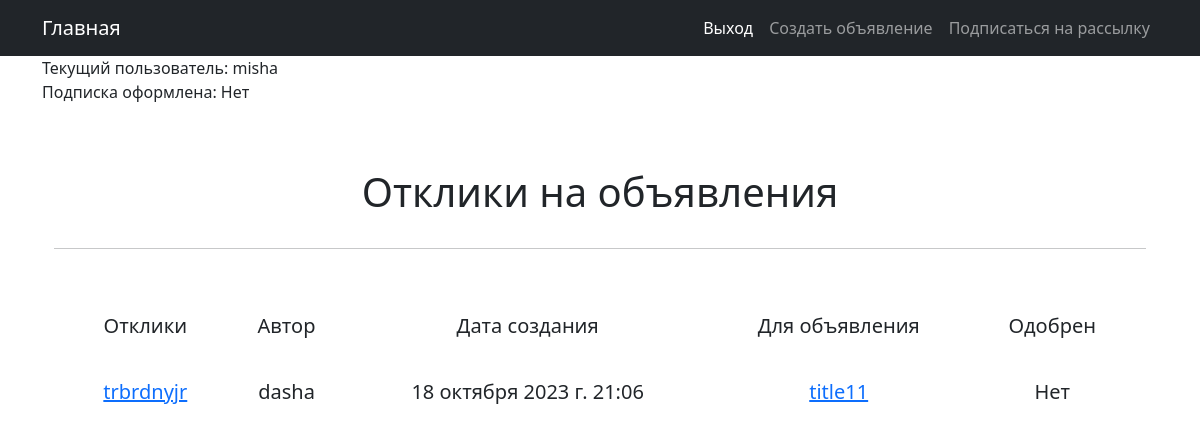
Screenshot of /private/ (signed in) with the database file from the repository.
### desk/models.py (models this page shows, shortened)
class Author(models.Model):
    name = models.OneToOneField(
        User,
        on_delete=models.CASCADE,
        verbose_name='Автор'
    )
    is_subscriber = models.BooleanField(
        verbose_name='Подписчик',
        default=False
    )
    class Meta:
        verbose_name = 'Автор'
        verbose_name_plural = 'Авторы'
    def __str__(self):
        return f'{self.name.username}'

class Reply(models.Model):
    author = models.ForeignKey(
        'Author',
        on_delete=models.CASCADE,
        verbose_name='Автор'
    )
    post = models.ForeignKey(
        'Post',
        on_delete=models.CASCADE,
        verbose_name='Объявление'
    )
    content = models.TextField(verbose_name='Отклик')
    created = models.DateTimeField(auto_now_add=True)
    approved = models.BooleanField(default=False)
    class Meta:
        verbose_name = 'Отклик'
        verbose_name_plural = 'Отклики'

class Post(models.Model):
    author = models.ForeignKey(
        'Author',
        on_delete=models.CASCADE,
        verbose_name='Автор'
    )
    title = models.CharField(
        max_length=128,
        verbose_name='Заголовок'
    )
    content = models.TextField(
        verbose_name='Объявление'
    )
    category = models.ForeignKey(
        'Category',
        on_delete=models.PROTECT,
        verbose_name='Категория'
    )
    created = models.DateTimeField(auto_now_add=True)
    image = models.ImageField(null=True, blank=True)
    video = models.FileField(upload_to='video/', null=True, blank=True)
    class Meta:
        verbose_name = 'Объявление'
        verbose_name_plural = 'Объявления'
    def __str__(self):
        return f'{self.title}'

### desk/views.py (the view)
# urls.py: path('private/', PrivateOfficeView.as_view(), name='private_office'),
class PrivateOfficeView(LoginRequiredMixin, ListView):
    model = Reply
    template_name = 'desk/private_office.html'
    context_object_name = 'replies'
    def get_queryset(self):
        author, status = Author.objects.get_or_create(name=self.request.user)
        queryset = Reply.objects.filter(post__author=author).order_by('-created')
        return queryset
    def get_context_data(self, *, object_list=None, **kwargs):
        context = super().get_context_data()
        context['current_user'] = Author.objects.get(name=self.request.user)
        return context

### desk/templates/desk/private_office.html (shortened to what this page needs)
{% extends 'desk/base.html' %}
{% load cache %}
{% block nav %}
    <nav class="navbar navbar-expand-lg navbar-dark bg-dark">
        <div class="container">
            <a class="navbar-brand" href="{% url 'desk:index' %}">Главная</a>
            <div class="collapse navbar-collapse" id="navbarSupportedContent">
                <ul class="navbar-nav ms-auto mb-2 mb-lg-0">
                    {% if user.is_authenticated %}
                    <a class="nav-link active" href="{% url 'desk:logout' %}">Выход</a>
                    <li class="nav-item"><a class="nav-link" aria-current="page" href="{% url 'desk:post_create'%}">Создать объявление</a></li>
                    {% endif %}
                    {% if not current_user.is_subscriber %}
                    <li class="nav-item"><a class="nav-link" href="{% url 'desk:subscribe' %}">Подписаться на рассылку</a></li>
                    {% else%}
                    <li class="nav-item"><a class="nav-link" href="{% url 'desk:unsubscribe' %}">Отписаться от рассылки</a></li>
                    {% endif %}
                </ul>
            </div>
        </div>
    </nav>
    <div class="container">Текущий пользователь: {{user.username}}</div>
    <div class="container">Подписка оформлена: {{current_user.is_subscriber|yesno:"Да, Нет, -"}}</div>
{% endblock nav %}
{% block content %}
    <div class="container text-center mt-5">
        <h1 class="p-sm-3">Отклики на объявления</h1>
        <hr>
        <div class="container text-center mt-5">
        <table class="container">
            <tr>
                <td><h5 class="p-sm-3">Отклики</h5></td>
                <td><h5 class="p-sm-3">Автор</h5></td>
                <td><h5 class="p-sm-3">Дата создания</h5></td>
                <td><h5 class="p-sm-3">Для объявления</h5></td>
                <td><h5 class="p-sm-3">Одобрен</h5></td>
            </tr>
            {% for item in replies %}
            <tr>
                <td><h5 class="p-sm-3"><a href="{% url 'desk:reply_detail' item.id %}">{{item.content|truncatewords:4}}</a></h5></td>
                <td><h5 class="p-sm-3">{{item.author}}</h5></td>
                <td><h5 class="p-sm-3">{{item.created}}</h5></td>
                <td><h5 class="p-sm-3"><a href="{% url 'desk:sorted_by_post' post_id=item.post.id %}">{{item.post}}</a></h5></td>
                <td><h5 class="p-sm-3">{{item.approved|yesno:"Да, Нет, -"}}</h5></td>
            </tr>
            {% endfor %}
        </table>
        </div>
    </div>
{% endblock content %}

### rows the page displays
Author: is_subscriber "Нет"
Reply: content "trbrdnyjr", author "dasha", created "18 октября 2023 г. 21:06", post "title11", approved "Нет"

### other values shown
{{ user.username }} "misha"
